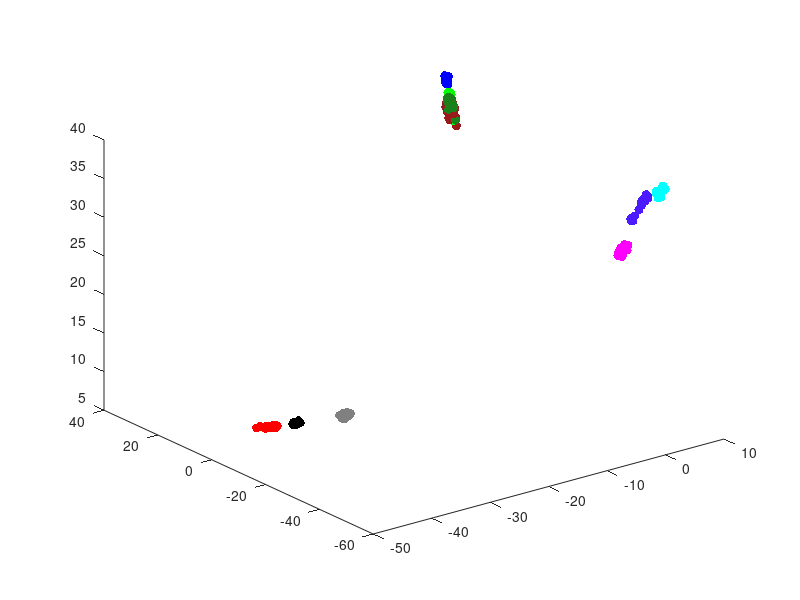

Recreate this plot in MATLAB.
% Apply Principal Component Analysis (PCA) to dial tone data
%
% Samuli Siltanen February 2021

% Load data. Note that all the 10 data vectos have the same length
load tensounds s1 s2 s3 s4 s5 s6 s7 s8 s9 s0 sf
len = length(s1);

% Initialize sample matrices
N = 2^11;
K = floor(len/N);
s1mat = zeros(N,K);
s2mat = zeros(N,K);
s3mat = zeros(N,K);
s4mat = zeros(N,K);
s5mat = zeros(N,K);
s6mat = zeros(N,K);
s7mat = zeros(N,K);
s8mat = zeros(N,K);
s9mat = zeros(N,K);
s0mat = zeros(N,K);

% Chop the original signals into K snippets, each stored as one column in
% the corresponding matrix
for iii = 1:K
    s1mat(:,iii) = s1((iii-1)*N+[1:N]);
    s2mat(:,iii) = s2((iii-1)*N+[1:N]);
    s3mat(:,iii) = s3((iii-1)*N+[1:N]);
    s4mat(:,iii) = s4((iii-1)*N+[1:N]);
    s5mat(:,iii) = s5((iii-1)*N+[1:N]);
    s6mat(:,iii) = s6((iii-1)*N+[1:N]);
    s7mat(:,iii) = s7((iii-1)*N+[1:N]);
    s8mat(:,iii) = s8((iii-1)*N+[1:N]);
    s9mat(:,iii) = s9((iii-1)*N+[1:N]);
    s0mat(:,iii) = s0((iii-1)*N+[1:N]);
end

% Build a big matrix containing samples of all the data as columns
Ntrain = 5;
X = [s1mat(:,1:Ntrain),s2mat(:,1:Ntrain),s3mat(:,1:Ntrain),s4mat(:,1:Ntrain),s5mat(:,1:Ntrain),s6mat(:,1:Ntrain),s7mat(:,1:Ntrain),s8mat(:,1:Ntrain),s9mat(:,1:Ntrain),s0mat(:,1:Ntrain)];
Xall = [s1mat,s2mat,s3mat,s4mat,s5mat,s6mat,s7mat,s8mat,s9mat,s0mat];

%% Calculate FFTs

% Fast Fourier transform applied to columns
FX = fftshift(fft(X),1);
FXall = fftshift(fft(Xall),1);

% Crop the FFTs
ind1 = round(.505*size(FX,1));
ind2 = round(.55*size(FX,1));
FX = FX(ind1:ind2,:);
FXall = FXall(ind1:ind2,:);

% Take absolute value
FX = abs(FX);
FXall = abs(FXall);

% Normalize FX (seems like a bad idea)
% FX = FX-repmat(mean(FX.').',1,size(FX,2));
% FX = FX./repmat(std(FX.').',1,size(FX,2));

% Calculate the relevant eigenvalues and eigenvectors
[V,D] = eig(FX*FX.');

B = V(:,(end-2):end);
tmp1 = B.'*FXall;

figure(10)
clf
msize = 20;
plot3(tmp1(1,1:K),tmp1(2,1:K),tmp1(3,1:K),'r.','markersize',msize)
hold on 
plot3(tmp1(1,K+[1:K]),tmp1(2,K+[1:K]),tmp1(3,K+[1:K]),'b.','markersize',msize)
plot3(tmp1(1,2*K+[1:K]),tmp1(2,2*K+[1:K]),tmp1(3,2*K+[1:K]),'m.','markersize',msize)
plot3(tmp1(1,3*K+[1:K]),tmp1(2,3*K+[1:K]),tmp1(3,3*K+[1:K]),'k.','markersize',msize)
plot3(tmp1(1,4*K+[1:K]),tmp1(2,4*K+[1:K]),tmp1(3,4*K+[1:K]),'g.','markersize',msize)
plot3(tmp1(1,5*K+[1:K]),tmp1(2,5*K+[1:K]),tmp1(3,5*K+[1:K]),'c.','markersize',msize)
p6 = plot3(tmp1(1,6*K+[1:K]),tmp1(2,6*K+[1:K]),tmp1(3,6*K+[1:K]),'c.','markersize',msize);
set(p6,'color',[.5 .5 .5])
p7 = plot3(tmp1(1,7*K+[1:K]),tmp1(2,7*K+[1:K]),tmp1(3,7*K+[1:K]),'c.','markersize',msize);
set(p7,'color',[.1 .5 .1])
p8 = plot3(tmp1(1,8*K+[1:K]),tmp1(2,8*K+[1:K]),tmp1(3,8*K+[1:K]),'c.','markersize',msize);
set(p8,'color',[.3 .1 1])
p9 = plot3(tmp1(1,9*K+[1:K]),tmp1(2,9*K+[1:K]),tmp1(3,9*K+[1:K]),'c.','markersize',msize);
set(p9,'color',[.6 .1 .1])


